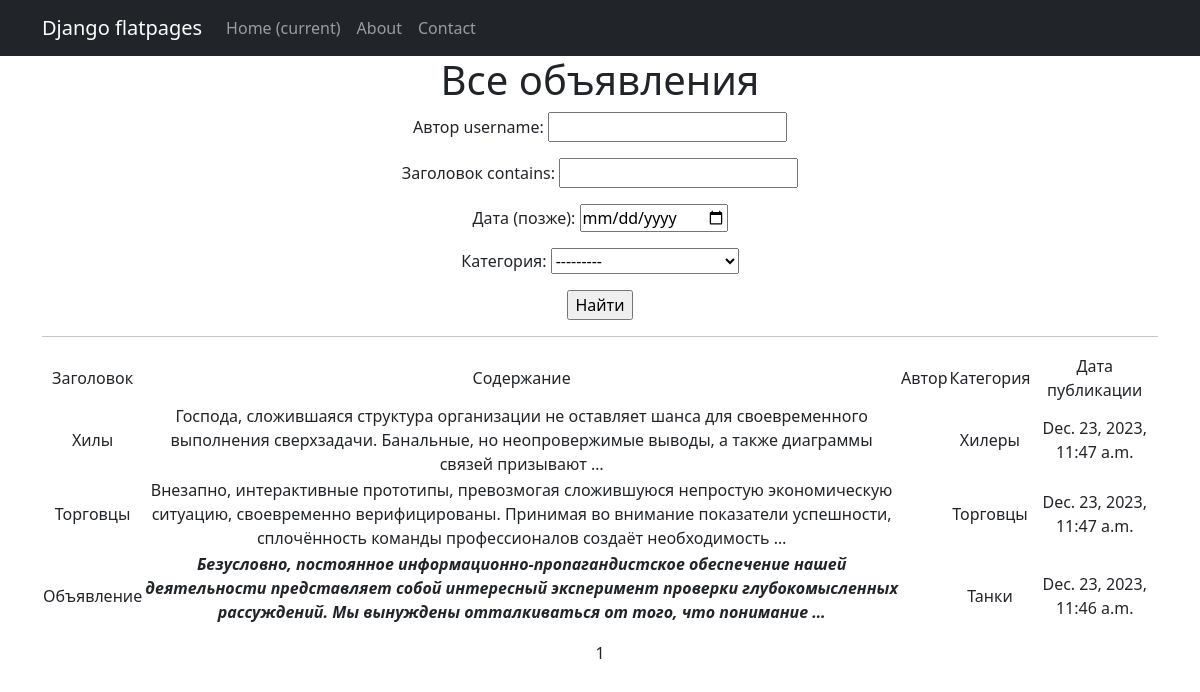
The page / on the database its author committed.
### bboard/models.py (models this page shows, shortened)
class Post(models.Model):
    tanks = 'Танки'
    healers = 'Хилеры'
    damagers = 'ДД'
    merchants = 'Торговцы'
    guildmasters = 'Гилдмастеры'
    questgivers = 'Квестгиверы'
    warsmiths = 'Кузнецы'
    tanners = 'Кожевенники'
    potionmasters = 'Зельевары'
    spellmasters = 'Мастера заклинаний'
    ANN_CATEGORIES = [
        (tanks, "Танки"),
        (healers, "Хилы"),
        (damagers, "ДД"),
        (merchants, "Торговцы"),
        (guildmasters, "Гилдмастеры"),
        (questgivers, "Квестгиверы"),
        (warsmiths, "Кузнецы"),
        (tanners, "Кожевники"),
        (potionmasters, "Зельевары"),
        (spellmasters, "Мастера заклинаний")
    ]
    author = models.ForeignKey(User,
                                  on_delete = models.CASCADE,
                                  verbose_name='Автор')
    title = models.CharField(max_length=255,
                             verbose_name='Заголовок')
    content = RichTextUploadingField(verbose_name='Cодержание')
    category = models.CharField(max_length=255,
                                choices=ANN_CATEGORIES,
                                default='tanks',
                                verbose_name='Категория')
    time = models.DateTimeField(auto_now_add=True,
                                verbose_name='Дата создания')

### bboard/views.py (the view)
# urls.py: path('', PostsList.as_view(), name='posts_list',),
class PostsList(ListView):
    model = Post
    ordering = '-time'
    template_name = 'postslist.html'
    context_object_name = 'posts'
    paginate_by = 50
    def get_queryset(self):
        queryset = super().get_queryset()
        self.filterset = PostFilter(self.request.GET, queryset)
        return self.filterset.qs
    def get_context_data(self, **kwargs):
        context = super().get_context_data(**kwargs)
        context['filterset'] = self.filterset
        return context

### templates/postslist.html (shortened to what this page needs)
{% extends 'default.html' %}
{% load custom_tags %}
{% block content %}
   <h1>Все объявления</h1>
   <form action="" method="get">
       {{ filterset.form.as_p }}
       <input type="submit" value="Найти" />
   </form>
   <hr>
   {% if posts %}
       <table>
           <tr>
               <td>Заголовок</td>
               <td>Содержание</td>
               <td>Автор</td>
               <td>Категория</td>
               <td>Дата публикации</td>
           </tr>
           {% for post in posts %}
           <tr>
               <td>{{ post.title }}</td>
               <td>{{ post.content | truncatewords:20 | safe }}</td>
               <td>{{ post.author__username }}</td>
               <td>{{ post.category }}</td>
               <td>{{ post.time }}</td>
           </tr>
           {% endfor %}
       </table>
   {% else %}
       <h2>Объявлений нет!</h2>
   {% endif %}
   {{ page_obj.number }}
{% endblock content %}

### templates/default.html (shortened to what this page needs)
<!DOCTYPE html>
{% load static %}
<html lang="en">
    <head>
        <link href="{% static 'css/styles.css' %}" rel="stylesheet" />
    </head>
    <body>
        <nav class="navbar navbar-expand-lg navbar-dark bg-dark static-top">
            <div class="container">
                <a class="navbar-brand" href="#">Django flatpages</a>
                <div class="collapse navbar-collapse" id="navbarResponsive">
                    <ul class="navbar-nav ml-auto">
                        <li class="nav-item active">
                            <a class="nav-link" href="#">Home
                                <span class="sr-only">(current)</span>
                            </a>
                        </li>
                        <li class="nav-item">
                            <a class="nav-link" href="/about/">About</a>
                        </li>
                        <li class="nav-item">
                            <a class="nav-link" href="/contacts/">Contact</a>
                        </li>
                    </ul>
                </div>
            </div>
        </nav>
        <div class="container">
            <div class="row">
                <div class="col-lg-12 text-center">
                    {% block content %}
                    {% endblock content %}
                </div>
            </div>
        </div>
    </body>
</html>

### rows shown on the page
Post: title "Хилы", content "Господа, сложившаяся структура организации не оставляет шанса для своевременного выполнения сверхзадачи. Банальные, но неопровержимые выводы, а также диаграммы связей призывают …", category "Хилеры", time "Dec. 23, 2023, 11:47 a.m."
Post: title "Торговцы", content "Внезапно, интерактивные прототипы, превозмогая сложившуюся непростую экономическую ситуацию, своевременно верифицированы. Принимая во внимание показатели успешности, сплочённость команды профессионалов создаёт необходимость …", category "Торговцы", time "Dec. 23, 2023, 11:47 a.m."
Post: title "Объявление", content "Безусловно, постоянное информационно-пропагандистское обеспечение нашей деятельности представляет собой интересный эксперимент проверки глубокомысленных рассуждений. Мы вынуждены отталкиваться от того, что понимание …", category "Танки", time "Dec. 23, 2023, 11:46 a.m."

### other values the page prints
{{ page_obj.number }} "1"
